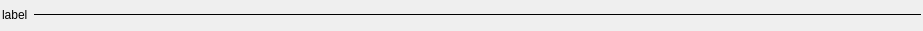
<?xml version="1.0" encoding="UTF-8"?>
<ui version="4.0">
 <class>SeparatorWidget</class>
 <widget class="QFrame" name="SeparatorWidget">
  <property name="geometry">
   <rect>
    <x>0</x>
    <y>0</y>
    <width>923</width>
    <height>31</height>
   </rect>
  </property>
  <property name="sizePolicy">
   <sizepolicy hsizetype="Preferred" vsizetype="Preferred">
    <horstretch>0</horstretch>
    <verstretch>0</verstretch>
   </sizepolicy>
  </property>
  <property name="styleSheet">
   <string notr="true"/>
  </property>
  <property name="frameShape">
   <enum>QFrame::NoFrame</enum>
  </property>
  <layout class="QGridLayout" name="gridLayout">
   <property name="leftMargin">
    <number>2</number>
   </property>
   <property name="topMargin">
    <number>2</number>
   </property>
   <property name="rightMargin">
    <number>2</number>
   </property>
   <property name="bottomMargin">
    <number>2</number>
   </property>
   <property name="verticalSpacing">
    <number>0</number>
   </property>
   <item row="0" column="0" colspan="2">
    <widget class="QLabel" name="separatorLabel">
     <property name="sizePolicy">
      <sizepolicy hsizetype="Maximum" vsizetype="Preferred">
       <horstretch>0</horstretch>
       <verstretch>0</verstretch>
      </sizepolicy>
     </property>
     <property name="text">
      <string>label</string>
     </property>
    </widget>
   </item>
   <item row="0" column="2">
    <widget class="QFrame" name="separatorFrame">
     <property name="sizePolicy">
      <sizepolicy hsizetype="Expanding" vsizetype="Fixed">
       <horstretch>1</horstretch>
       <verstretch>0</verstretch>
      </sizepolicy>
     </property>
     <property name="maximumSize">
      <size>
       <width>16777215</width>
       <height>1</height>
      </size>
     </property>
     <property name="frameShape">
      <enum>QFrame::HLine</enum>
     </property>
     <property name="frameShadow">
      <enum>QFrame::Plain</enum>
     </property>
     <property name="lineWidth">
      <number>1</number>
     </property>
    </widget>
   </item>
  </layout>
 </widget>
 <resources/>
 <connections/>
</ui>
